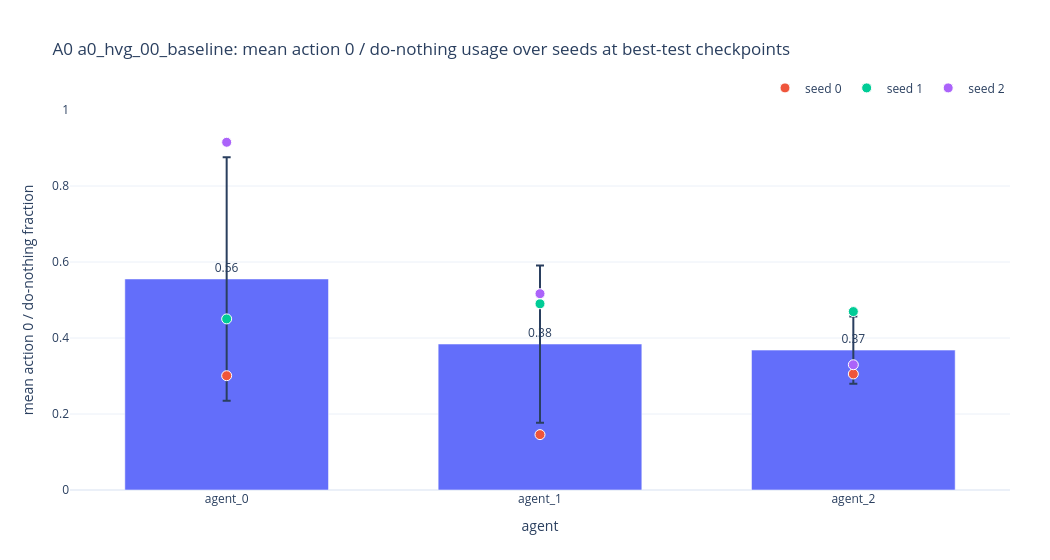

Notebook cell for this chart:
### Markdown cell above
## A0 HVG Baseline Seed Average

This computes the mean action-0 / do-nothing fraction across the three `a0_hvg_00_baseline` seeds, using the same best-test checkpoint-aligned rows from the previous cell.

### Code cell
import plotly.graph_objects as go

seed_average_source = baseline_action0_by_seed.dropna(subset=["action0_fraction"]).copy()

if seed_average_source.empty:
    print("No baseline action-0 rows available to average across seeds.")
    baseline_action0_seed_average = pd.DataFrame()
else:
    baseline_action0_seed_average = (
        seed_average_source
        .groupby("agent", observed=True, as_index=False)
        .agg(
            mean_action0_fraction=("action0_fraction", "mean"),
            std_action0_fraction=("action0_fraction", "std"),
            min_action0_fraction=("action0_fraction", "min"),
            max_action0_fraction=("action0_fraction", "max"),
            n_seeds=("seed", "nunique"),
            seeds=("seed", lambda values: sorted(pd.Series(values).dropna().astype(int).unique().tolist())),
            runs=("run_name", lambda values: sorted(pd.Series(values).dropna().astype(str).unique().tolist())),
            checkpoint_steps=("checkpoint_global_step", lambda values: sorted(pd.Series(values).dropna().astype(int).unique().tolist())),
            selected_metric_steps=("selected_metric_step", lambda values: sorted(pd.Series(values).dropna().astype(int).unique().tolist())),
        )
        .sort_values("agent")
    )
    baseline_action0_seed_average["std_action0_fraction"] = baseline_action0_seed_average["std_action0_fraction"].fillna(0.0)

    if SHOW_DIAGNOSTIC_TABLES:
        print("Best-test checkpoint-aligned action-0 average over seeds for a0_hvg_00_baseline:")
        display(baseline_action0_seed_average)

    baseline_action0_seed_average_audit = _display_checkpoint_audit(
        seed_average_source,
        title=f"A0 HVG {A0_HVG_BASELINE_LABEL}: mean action 0 / do-nothing usage over seeds at best-test checkpoints",
    )

    fig_a0_hvg_baseline_action0_seed_average = px.bar(
        baseline_action0_seed_average,
        x="agent",
        y="mean_action0_fraction",
        error_y="std_action0_fraction",
        text=baseline_action0_seed_average["mean_action0_fraction"].map(lambda value: f"{value:.2f}"),
        hover_data={
            "mean_action0_fraction": ":.4f",
            "std_action0_fraction": ":.4f",
            "min_action0_fraction": ":.4f",
            "max_action0_fraction": ":.4f",
            "n_seeds": True,
            "seeds": True,
            "checkpoint_steps": True,
            "selected_metric_steps": True,
        },
        labels={
            "agent": "agent",
            "mean_action0_fraction": "mean action 0 / do-nothing fraction",
        },
        title=f"A0 {A0_HVG_BASELINE_LABEL}: mean action 0 / do-nothing usage over seeds at best-test checkpoints",
    )
    for seed, seed_data in seed_average_source.sort_values(["seed", "agent"]).groupby("seed", sort=True):
        fig_a0_hvg_baseline_action0_seed_average.add_trace(
            go.Scatter(
                x=seed_data["agent"],
                y=seed_data["action0_fraction"],
                mode="markers",
                name=f"seed {int(seed)}",
                marker={"size": 10, "symbol": "circle", "line": {"color": "white", "width": 1}},
                customdata=seed_data[["run_name", "checkpoint_global_step", "selected_metric_step", "step_delta"]],
                hovertemplate=(
                    "run=%{customdata[0]}<br>"
                    "agent=%{x}<br>"
                    "seed action0=%{y:.4f}<br>"
                    "checkpoint_step=%{customdata[1]}<br>"
                    "selected_metric_step=%{customdata[2]}<br>"
                    "step_delta=%{customdata[3]}<extra></extra>"
                ),
            )
        )

    fig_a0_hvg_baseline_action0_seed_average.update_yaxes(range=[0, 1])
    fig_a0_hvg_baseline_action0_seed_average.update_traces(textposition="outside", selector={"type": "bar"}, cliponaxis=False)
    fig_a0_hvg_baseline_action0_seed_average.update_layout(
        template="plotly_white",
        height=560,
        width=1050,
        bargap=0.35,
        legend={"orientation": "h", "yanchor": "bottom", "y": 1.02, "xanchor": "right", "x": 1},
        margin={"l": 70, "r": 40, "t": 110, "b": 70},
    )
    if SAVE_FIGURES:
        save_path = ctx["FIG_DIR"] / "a0_hvg_00_baseline_best_test_checkpoint_action0_seed_average.html"
        fig_a0_hvg_baseline_action0_seed_average.write_html(save_path, include_plotlyjs="cdn")
        print(f"Saved: {save_path}")
    if SHOW_FIGURES:
        fig_a0_hvg_baseline_action0_seed_average.show()

### Figure 1 — Plotly figure (JSON) as saved in the notebook; plotly's stock layout.template omitted (floating-point values rounded to 4 significant figures)
{"data": [{"cliponaxis": false, "customdata": [[0.3203, 0.3008, 0.9151, 3, [0, 1, 2], [13040000, 13600000, 13760000], [13040000, 13600000, 13760000]], [0.2069, 0.1457, 0.5166, 3, [0, 1, 2], [13040000, 13600000, 13760000], [13040000, 13600000, 13760000]], [0.0886, 0.3054, 0.4695, 3, [0, 1, 2], [13040000, 13600000, 13760000], [13040000, 13600000, 13760000]]], "error_y": {"array": [0.3203, 0.2069, 0.0886]}, "hovertemplate": "agent=%{x}<br>mean action 0 / do-nothing fraction=%{y:.4f}<br>text=%{text}<br>std_action0_fraction=%{customdata[0]:.4f}<br>min_action0_fraction=%{customdata[1]:.4f}<br>max_action0_fraction=%{customdata[2]:.4f}<br>n_seeds=%{customdata[3]}<br>seeds=%{customdata[4]}<br>checkpoint_steps=%{customdata[5]}<br>selected_metric_steps=%{customdata[6]}<extra></extra>", "legendgroup": "", "marker": {"color": "#636efa", "pattern": {"shape": ""}}, "name": "", "orientation": "v", "showlegend": false, "text": ["0.56", "0.38", "0.37"], "textposition": "outside", "type": "bar", "x": ["agent_0", "agent_1", "agent_2"], "xaxis": "x", "y": [0.5554, 0.3841, 0.3682], "yaxis": "y"}, {"customdata": [["a0_hvg_00_baseline_s0", 13600000, 13600000, 0], ["a0_hvg_00_baseline_s0", 13600000, 13600000, 0], ["a0_hvg_00_baseline_s0", 13600000, 13600000, 0]], "hovertemplate": "run=%{customdata[0]}<br>agent=%{x}<br>seed action0=%{y:.4f}<br>checkpoint_step=%{customdata[1]}<br>selected_metric_step=%{customdata[2]}<br>step_delta=%{customdata[3]}<extra></extra>", "marker": {"line": {"color": "white", "width": 1}, "size": 10, "symbol": "circle"}, "mode": "markers", "name": "seed 0", "type": "scatter", "x": ["agent_0", "agent_1", "agent_2"], "y": [0.3008, 0.1457, 0.3054]}, {"customdata": [["a0_hvg_00_baseline_s1", 13040000, 13040000, 0], ["a0_hvg_00_baseline_s1", 13040000, 13040000, 0], ["a0_hvg_00_baseline_s1", 13040000, 13040000, 0]], "hovertemplate": "run=%{customdata[0]}<br>agent=%{x}<br>seed action0=%{y:.4f}<br>checkpoint_step=%{customdata[1]}<br>selected_metric_step=%{customdata[2]}<br>step_delta=%{customdata[3]}<extra></extra>", "marker": {"line": {"color": "white", "width": 1}, "size": 10, "symbol": "circle"}, "mode": "markers", "name": "seed 1", "type": "scatter", "x": ["agent_0", "agent_1", "agent_2"], "y": [0.4502, 0.49, 0.4695]}, {"customdata": [["a0_hvg_00_baseline_s2", 13760000, 13760000, 0], ["a0_hvg_00_baseline_s2", 13760000, 13760000, 0], ["a0_hvg_00_baseline_s2", 13760000, 13760000, 0]], "hovertemplate": "run=%{customdata[0]}<br>agent=%{x}<br>seed action0=%{y:.4f}<br>checkpoint_step=%{customdata[1]}<br>selected_metric_step=%{customdata[2]}<br>step_delta=%{customdata[3]}<extra></extra>", "marker": {"line": {"color": "white", "width": 1}, "size": 10, "symbol": "circle"}, "mode": "markers", "name": "seed 2", "type": "scatter", "x": ["agent_0", "agent_1", "agent_2"], "y": [0.9151, 0.5166, 0.3296]}], "layout": {"bargap": 0.35, "barmode": "relative", "height": 560, "legend": {"orientation": "h", "tracegroupgap": 0, "x": 1, "xanchor": "right", "y": 1.02, "yanchor": "bottom"}, "margin": {"b": 70, "l": 70, "r": 40, "t": 110}, "title": {"text": "A0 a0_hvg_00_baseline: mean action 0 / do-nothing usage over seeds at best-test checkpoints"}, "width": 1050, "xaxis": {"anchor": "y", "domain": [0, 1], "title": {"text": "agent"}}, "yaxis": {"anchor": "x", "domain": [0, 1], "range": [0, 1], "title": {"text": "mean action 0 / do-nothing fraction"}}}}
